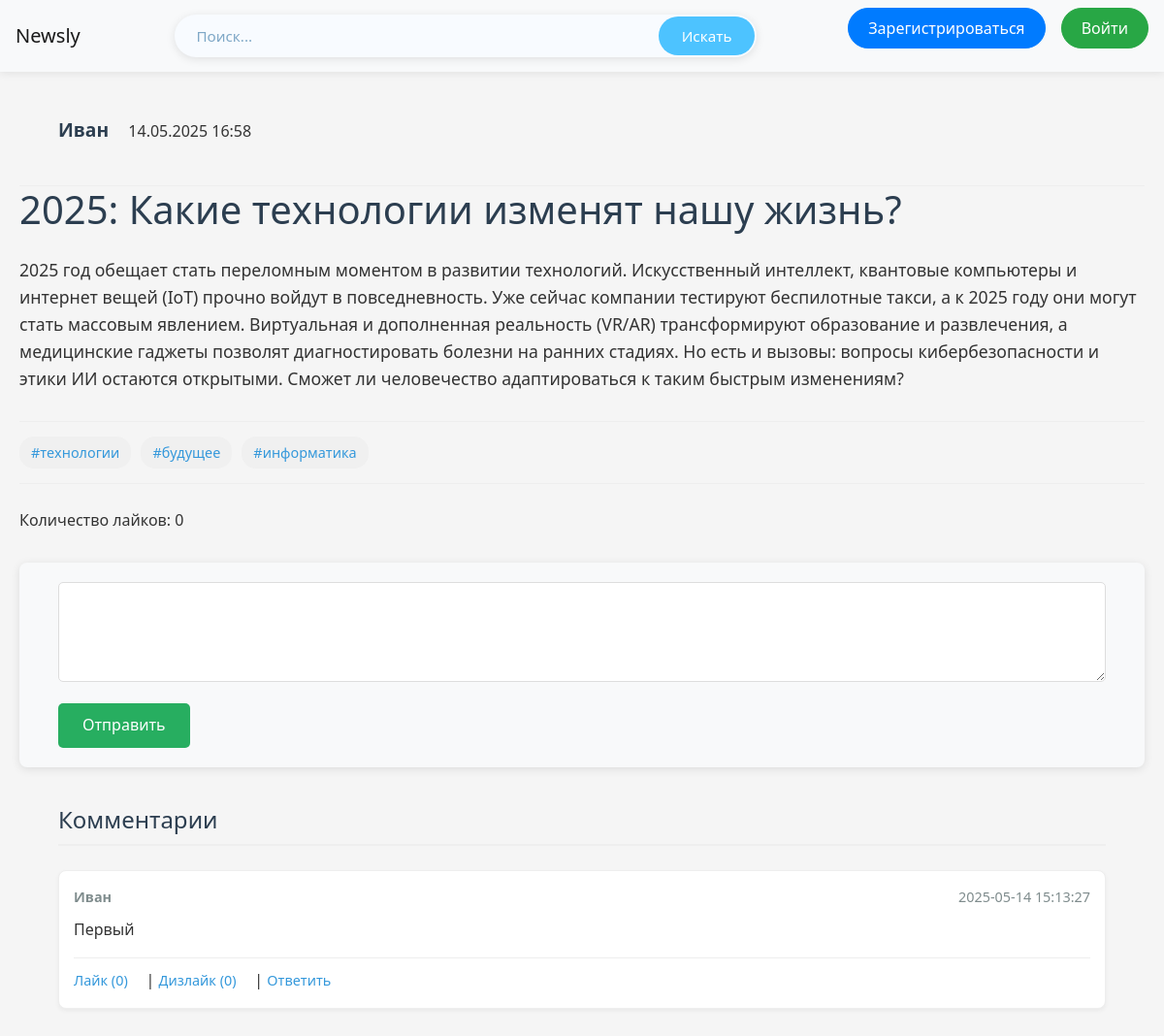
Screenshot of /news/1 with the database file from the repository.
### data/users.py (models this page shows, shortened)
class User(SqlAlchemyBase, UserMixin):
    __tablename__ = 'users'
    id = sqlalchemy.Column(sqlalchemy.Integer,
                           primary_key=True, autoincrement=True)
    name = sqlalchemy.Column(sqlalchemy.String, nullable=True)
    about = sqlalchemy.Column(sqlalchemy.String, nullable=True)
    email = sqlalchemy.Column(sqlalchemy.String,
                              index=True, unique=True, nullable=True)
    hashed_password = sqlalchemy.Column(sqlalchemy.String, nullable=True)
    created_date = sqlalchemy.Column(sqlalchemy.DateTime,
                                     default=datetime.datetime.now)
    liked = orm.relationship('Like', foreign_keys='Like.user_id', backref='user', lazy='dynamic')
    followed = orm.relationship(
        'User',
        secondary=subscriptions,
        primaryjoin=(subscriptions.c.follower_id == id),
        secondaryjoin=(subscriptions.c.followed_id == id),
        backref=orm.backref('followers', lazy='dynamic'),
        lazy='dynamic'
    )

### data/news.py (models this page shows, shortened)
class News(SqlAlchemyBase):
    __tablename__ = 'news'
    id = sqlalchemy.Column(sqlalchemy.Integer,
                           primary_key=True, autoincrement=True)
    title = sqlalchemy.Column(sqlalchemy.String, nullable=True)
    content = sqlalchemy.Column(sqlalchemy.String, nullable=True)
    image_path = sqlalchemy.Column(sqlalchemy.String, nullable=True)
    created_date = sqlalchemy.Column(sqlalchemy.DateTime,
                                     default=datetime.datetime.now)
    is_private = sqlalchemy.Column(sqlalchemy.Boolean, default=True)
    likes = orm.relationship('Like', backref='news', cascade='all, delete')
    user_id = sqlalchemy.Column(sqlalchemy.Integer,
                                sqlalchemy.ForeignKey("users.id"))
    user = orm.relationship('User')
    news_tags = orm.relationship("Tags",
                                 secondary="association",
                                 backref="news",
                                 cascade="save-update, merge",
                                 passive_deletes=True)
    def likes_count(self):
        return len(self.likes)

### data/tags.py (models this page shows)
class Tags(SqlAlchemyBase):
    __tablename__ = 'tags'
    id = sqlalchemy.Column(sqlalchemy.Integer,
                           primary_key=True, autoincrement=True)
    name = sqlalchemy.Column(sqlalchemy.String, nullable=True)
    tags_news = orm.relationship("News",
                            secondary="association",
                            backref="tags",
                            cascade="save-update, merge"
                            )

### data/comment.py (models this page shows)
class Comment(SqlAlchemyBase):
    __tablename__ = 'messages'
    id = sqlalchemy.Column(sqlalchemy.Integer,
                           primary_key=True, autoincrement=True)
    text = sqlalchemy.Column(sqlalchemy.String, nullable=True)
    timestamp = sqlalchemy.Column(sqlalchemy.DateTime,
                                     default=datetime.datetime.now)
    user_id = sqlalchemy.Column(sqlalchemy.Integer,
                                sqlalchemy.ForeignKey("users.id"))
    news_id = sqlalchemy.Column(sqlalchemy.Integer,
                               sqlalchemy.ForeignKey("news.id"))
    user = orm.relationship('User')
    new = orm.relationship('News')

### main.py (the view)
@app.route('/news/<int:id>', methods=['GET', 'POST'])
def watch_new(id):
    db_sess = db_session.create_session()
    new = db_sess.query(News).get(id)
    post_user = db_sess.query(User).filter(User.id == new.user_id).first()
    current_user_obj = db_sess.query(User).get(current_user.id) if current_user.is_authenticated else None
    db = get_db()
    messages = db.execute("""
        SELECT m.id, m.text, m.timestamp, m.reply_to,
               u.name,
               (SELECT COUNT(*) FROM reactions r WHERE r.message_id = m.id AND r.reaction_type = 'like') as likes,
               (SELECT COUNT(*) FROM reactions r WHERE r.message_id = m.id AND r.reaction_type = 'dislike') as dislikes,
               (SELECT r.reaction_type FROM reactions r WHERE r.message_id = m.id AND r.new_id = ?) as user_reaction
        FROM messages m
        JOIN users u ON m.user_id = u.id
        WHERE m.new_id = ?
        ORDER BY m.timestamp DESC
    """, (id, id)).fetchall()
    return render_template('new.html', new=new, messages=messages, post_user=post_user,
                           current_user_obj=current_user_obj)

### data/db_session.py (called while the page is built)
def create_session() -> Session:
    global __factory
    return __factory()

### main.py (called while the page is built)
def get_db():
    db = sqlite3.connect(DATABASE)
    db.row_factory = sqlite3.Row
    return db

### templates/new.html (shortened to what this page needs)
{% extends "base.html" %}
{% block content %}
<div class="content-header">
    <p>
        <a class="navbar-brand" href="/user_profile/{{ new.user.id }}">{{ new.user.name }}</a>
        {{ new.created_date.strftime('%d.%m.%Y %H:%M') }}
    </p>
</div>
<h1>{{ new.title }}</h1>
<div class="content">
    <p>{{ new.content }}</p>
</div>
<div class="tags">
    {% if new.tags %}
    {% for tag in new.tags %}
    {% if tag.name %}
    <a href="{{ url_for('news_by_tag', tag_name=tag.name) }}">
        #{{ tag.name }}
    </a>
    {% endif %}
    {% endfor %}
    {% endif %}
</div>
Количество лайков: {{ new.likes_count() }}
<form method="POST" action="{{ url_for('send_message', new_id=new.id) }}">
    <textarea name="text" rows="3" required></textarea>
    <button type="submit">Отправить</button>
</form>
<div class="comments">
    <h3>Комментарии</h3>
    {% for message in messages %}
    <div class="message">
        <div class="message-header">
            <span><strong>{{ message['name'] }}</strong></span>
            <span>{{ message['timestamp'] }}</span>
        </div>
        <p>{{ message['text'] }}</p>
        <div class="message-actions">
            <a href="{{ url_for('react', new_id=new.id, message_id=message['id'], reaction_type='like') }}">
                Лайк ({{ message['likes'] }})
            </a>
            |
            <a href="{{ url_for('react', new_id=new.id, message_id=message['id'], reaction_type='dislike') }}">
                Дизлайк ({{ message['dislikes'] }})
            </a>
            |
            <button onclick="document.getElementById('reply_to').value = '{{ message['id'] }}';
                                document.querySelector('textarea').focus();
                                document.querySelector('textarea').placeholder = 'Ответ на сообщение от {{ message['username'] }}...'">
                Ответить
            </button>
        </div>
    </div>
    {% endfor %}
</div>
{% endblock %}

### static/css/style.css (style rules this page uses)
:root { --primary-color: #4285f4; --secondary-color: #34a853; --accent-color: #ea4335; --light-color: #f8f9fa; --dark-color: #343a40; --gray-color: #6c757d; --light-gray: #e9ecef; --border-radius: 8px; --box-shadow: 0 2px 10px rgba(0, 0, 0, 0.1); --transition: all 0.3s ease; }
* { margin: 0; padding: 0; box-sizing: border-box; }
body { font-family: 'Segoe UI', Tahoma, Geneva, Verdana, sans-serif; line-height: 1.6; color: #333; background-color: #f5f5f5; min-height: 100vh; display: flex; flex-direction: column; }
a { text-decoration: none; color: var(--primary-color); transition: var(--transition); }
h1, h2, h3 { margin-bottom: 20px; color: var(--dark-color); }
h1 { font-size: 2rem; }
h3 { font-size: 1.25rem; }
form { max-width: 600px; margin: 0 auto; background-color: white; padding: 25px; border-radius: var(--border-radius); box-shadow: var(--box-shadow); }
.comments { width: 100%; max-width: 1200px; margin: 0 auto; padding: 0 40px; }
.tags { margin: 15px 0; display: flex; flex-wrap: wrap; gap: 8px; }
.tags a { background-color: #e0e0e0; padding: 5px 10px; border-radius: 20px; font-size: 0.8rem; color: var(--dark-color); }
.content-header { display: flex; justify-content: space-between; align-items: center; margin-bottom: 25px; padding-bottom: 15px; border-bottom: 1px solid #eee; width: 100%; max-width: 1200px; margin: 0 auto; padding: 20px 40px; }
.content-header .navbar-brand { font-size: 1.2em; color: #2c3e50; text-decoration: none; font-weight: bold; }
h1 { font-size: 2.5rem; margin-bottom: 1.5rem; color: #2c3e50; }
.content { margin-bottom: 30px; font-size: 1.1em; }
.content { margin-bottom: 30px; font-size: 1.1em; line-height: 1.6; }
.tags { margin-bottom: 25px; padding: 15px 0; border-top: 1px solid #eee; border-bottom: 1px solid #eee; display: flex; flex-wrap: wrap; gap: 10px; }
.tags a { display: inline-block; padding: 5px 12px; background-color: #f0f0f0; border-radius: 15px; text-decoration: none; color: #3498db; font-size: 0.9em; transition: all 0.3s ease; }
form[method="POST"] { width: 100%; max-width: 1200px; margin: 30px auto; padding: 20px 40px; background-color: #f8f9fa; border-radius: 8px; }
form[method="POST"] textarea { width: 100%; padding: 12px; margin-bottom: 15px; border: 1px solid #ddd; border-radius: 5px; resize: vertical; min-height: 100px; font-family: inherit; }
form[method="POST"] button[type="submit"] { background-color: #27ae60; color: white; padding: 10px 25px; border: none; border-radius: 5px; cursor: pointer; transition: background-color 0.3s; }
form { margin: 30px 0; padding: 20px; background-color: #f8f9fa; border-radius: 8px; }
textarea { width: 100%; padding: 12px; margin-bottom: 15px; border: 1px solid #ddd; border-radius: 5px; resize: vertical; min-height: 100px; font-family: inherit; }
button[type="submit"] { background-color: #27ae60; color: white; padding: 10px 25px; border: none; border-radius: 5px; cursor: pointer; transition: background-color 0.3s; }
.comments { margin-top: 40px; }
.comments h3 { font-size: 1.5em; color: #2c3e50; margin-bottom: 25px; padding-bottom: 10px; border-bottom: 2px solid #eee; }
.message { margin-bottom: 25px; padding: 15px; background-color: #fff; border: 1px solid #eee; border-radius: 8px; box-shadow: 0 2px 4px rgba(0,0,0,0.05); }
.message-header { display: flex; justify-content: space-between; margin-bottom: 10px; color: #7f8c8d; font-size: 0.9em; }
.message-actions { margin-top: 15px; padding-top: 10px; border-top: 1px solid #eee; }
.message-actions a { color: #3498db; text-decoration: none; margin-right: 15px; font-size: 0.9em; }
.message-actions button { background: none; border: none; color: #3498db; cursor: pointer; padding: 0; font-size: 0.9em; }

### rows the page displays
User: user.name "Иван"
News: created_date "14.05.2025 16:58", title "2025: Какие технологии изменят нашу жизнь?", content "2025 год обещает стать переломным моментом в развитии технологий. Искусственный интеллект, квантовые компьютеры и интернет вещей (IoT) прочно войдут в повседневность. Уже сейчас компании тестируют беспилотные такси, а к 2025 году они могут стать массовым явлением. Виртуальная и дополненная реальность (VR/AR) трансформируют образование и развлечения, а медицинские гаджеты позволят диагностировать болезни на ранних стадиях. Но есть и вызовы: вопросы кибербезопасности и этики ИИ остаются открытыми. Сможет ли человечество адаптироваться к таким быстрым изменениям?"
Tags: name "технологии"
Tags: name "будущее"
Tags: name "информатика"
Comment: name "Иван", timestamp "2025-05-14 15:13:27", text "Первый", likes "0", dislikes "0", {{ message['id'] }} 9 (drawn)

### other values shown
{{ new.likes_count() }} "0"
